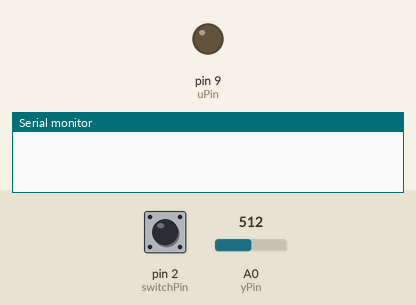
Bench run of a sketch on a simulated Arduino Uno, built with avr-gcc and run on an emulated ATmega328P. Parts: output pins drawn as LEDs (lit = HIGH), the last lines printed to the serial monitor. The test bench sets the inputs (shaded band); at power-on: pin 2 (switchPin) HIGH, A0 (yPin) = 512.

Above: at 1.2 s.
1.3 s: pin 2 (switchPin) pulled LOW for 1 s
At 1.8 s:
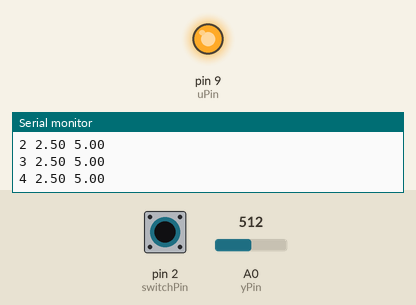
3.8 s: pin 2 (switchPin) pulled LOW for 3.2 s
At 4.8 s:
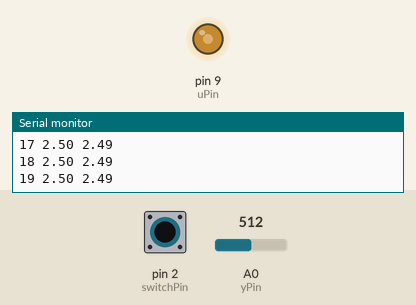
Timing chart, 0 to 8.5 s (numbered marks = the images above; inputs shaded):
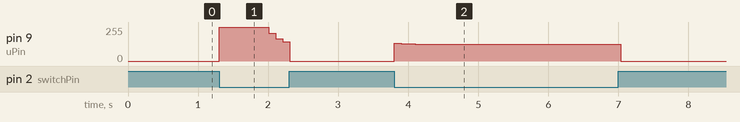

Measured:
- after the input at 1.3 s, pin 9 (uPin): 0/255 → 255/255 at once, → 207/255 0.71 s later, → 166/255 0.10 s later, → 144/255 0.10 s later, … (5 changes in this stretch)
- after the input at 3.8 s, pin 9 (uPin): 0/255 → 134/255 at once, → 130/255 0.10 s later, → 128/255 0.10 s later, → 127/255 0.10 s later, … (5 changes in this stretch)

The sketch:

main.ino
```cpp
/*
Step response of P control RC circuit after
a switched 2.5V step reference input.
The circuit:
* switch connected from pin 2 to GND
* input Vin from pin 9
* output of circuit read at analog pin A0
*/
//PIN SETTINGS
const int yPin = A0; // Analog read pin
const int uPin = 9; // Analog write pin (PWM)
const int switchPin = 2; // input pin for the switch
boolean switchVal = HIGH; // declare initial switch pin state

// State Space Matrices and other stuff
int time = 0; // initialize time
int uVal = 0; // initialize control input
const float Ts = 0.1;
const float A[2][2] = {
    {0.7746, -0.0883},
    {0.0883, 0.9954}
};
const float B[2] = {
    0.0883, 0.0046
};
const float C[2] = {
    0, 1
};
const float D = 0;
const float K[2] = {
    2.3444, 7.8578
};
const float Kr = -8.8578;
const float L[2] = {
    -0.2653, 0.7633
};

// Initial Values for internal signals
float y=0;
float ref=2.5;
float u=0;
float yhat=0;
float x_obs[2] = {-3, -3};
float x_obs_prev[2] = {-5, -5};
float feedback = 0;

void setup() {
    pinMode(switchPin, INPUT); //set switch pin to input mode
    digitalWrite(switchPin,HIGH); //initialize to start with pull up voltage
    Serial.begin(9600);
}

void loop() {
    //WAIT FOR SWITCH
    while(switchVal == HIGH) // repeat this loop until switch is turned on
      // (switchVal will go LOW when switch is turned on)
      {
          analogWrite(uPin,0);
          switchVal = digitalRead(switchPin); // read switch state
      }

    // READ CIRCUIT OUTPUT
    int sensorVal = analogRead(yPin);

    // convert to volts
    y=sensorVal*(5.0/1023.0);

    // Calculate xhat
    yhat = C[0]*x_obs_prev[0] + C[1]*x_obs_prev[1] + D*u;
    x_obs[0] = A[0][0]*x_obs_prev[0] + A[0][1]*x_obs_prev[1] + B[0]*u + L[0]*(y - yhat);
    x_obs[1] = A[1][0]*x_obs_prev[0] + A[1][1]*x_obs_prev[1] + B[1]*u + L[1]*(y - yhat);

    // Calculate feedback values using +K
    feedback = x_obs[0]*-K[0] + x_obs[1]*-K[1];

    // Use feedback to calculate new input
    u = ref*-Kr + feedback;

    // check that control signal is in range
    if (u>5)
    {
        u=5;
    }
    if (u<0)
    {
        u=0;
    }
    // WRITE CIRCUIT INPUT
    uVal=u*(255/5);
    analogWrite(uPin,uVal);

    // print the results to the serial monitor:
    Serial.print(time++);
    Serial.print (" ");
    Serial.print (y);
    Serial.print (" ");
    Serial.println(u);

    // WAIT FOR NEXT SAMPLE AND STORE NEW XHAT
    delay(100); //sample frequency 10Hz
    switchVal = digitalRead(switchPin); // read switch state

    x_obs_prev[0] = x_obs[0];
    x_obs_prev[1] = x_obs[1];
}
```
